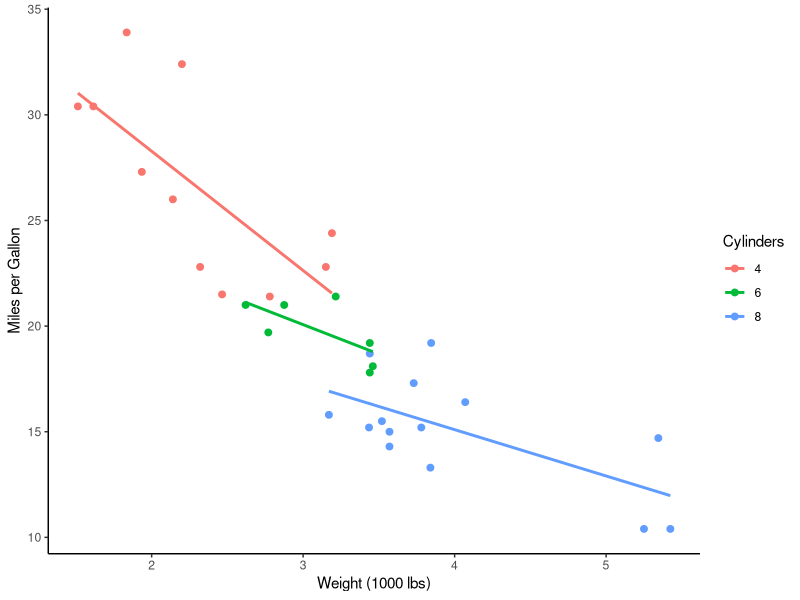
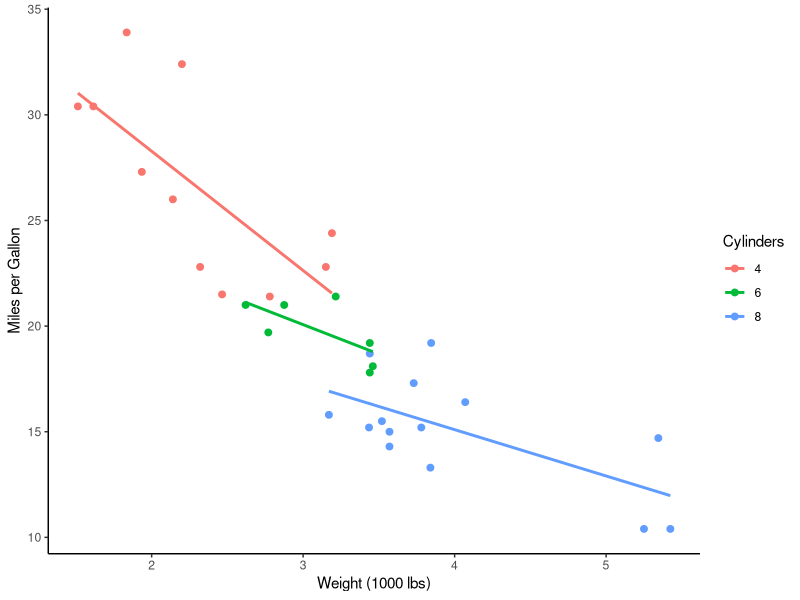
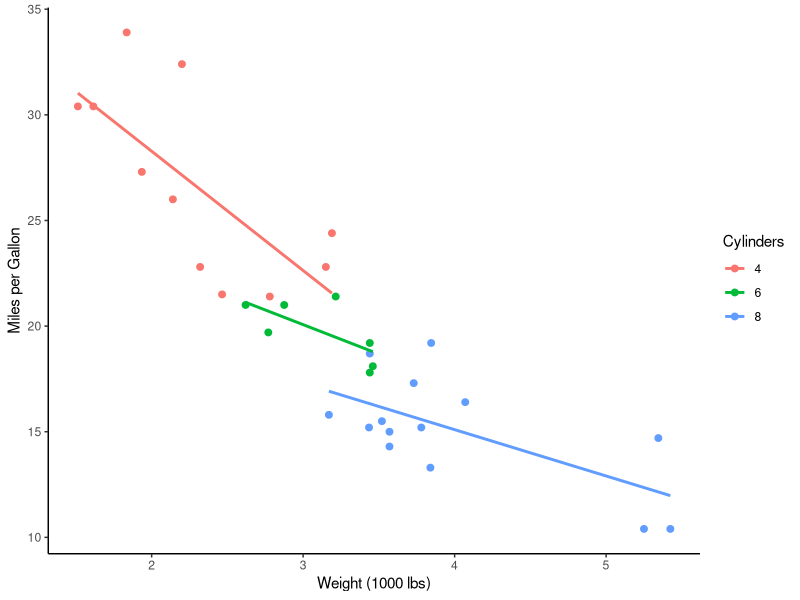
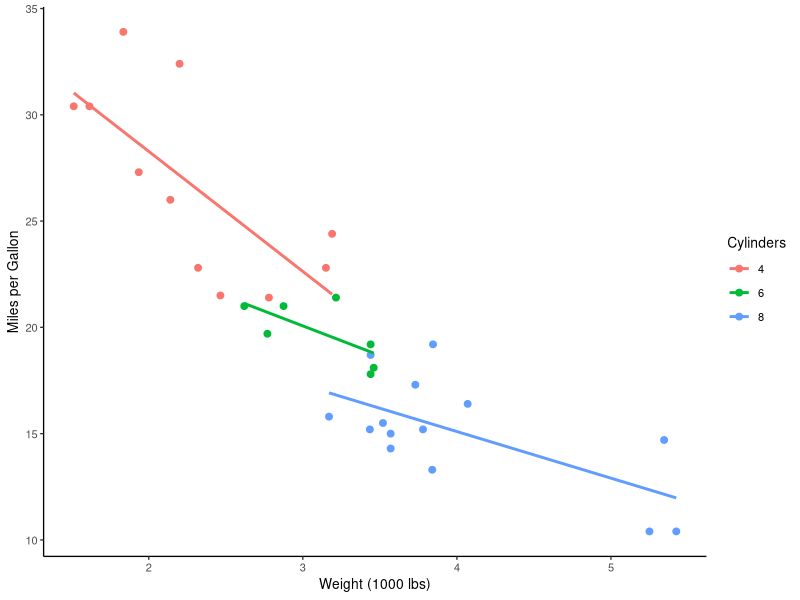
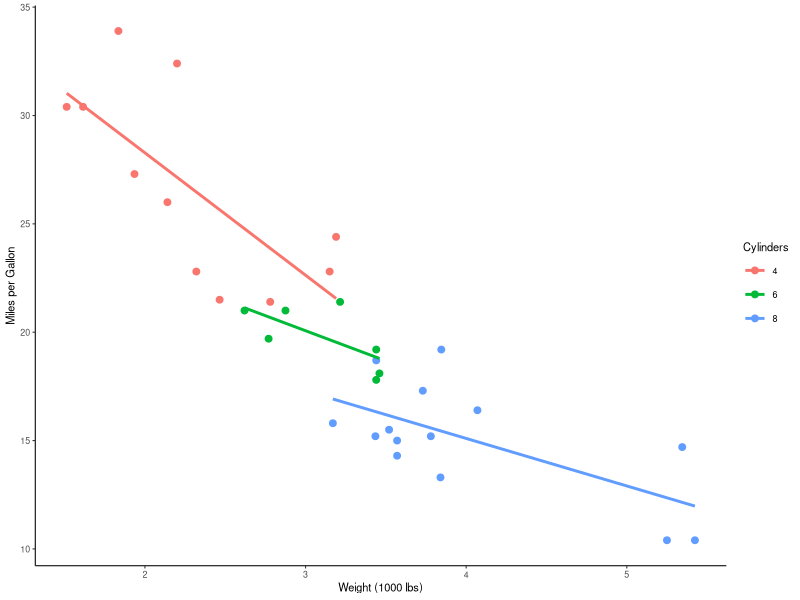
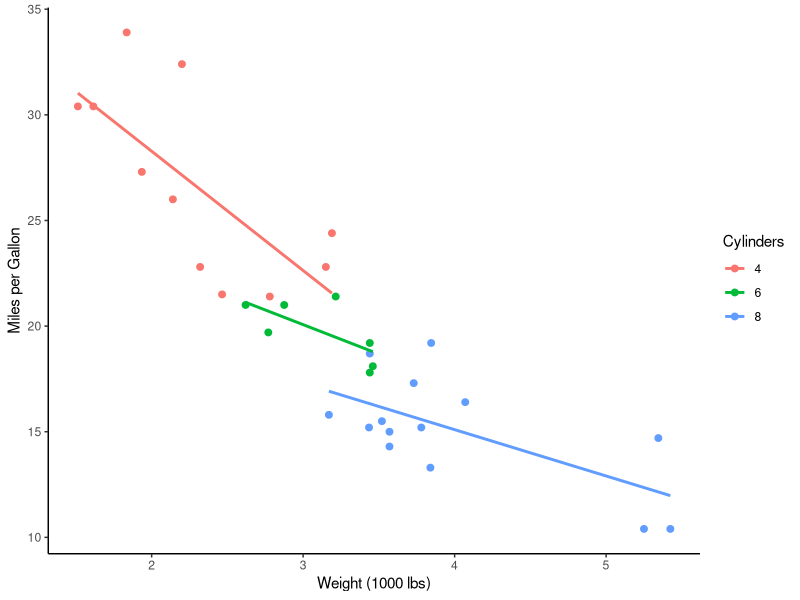
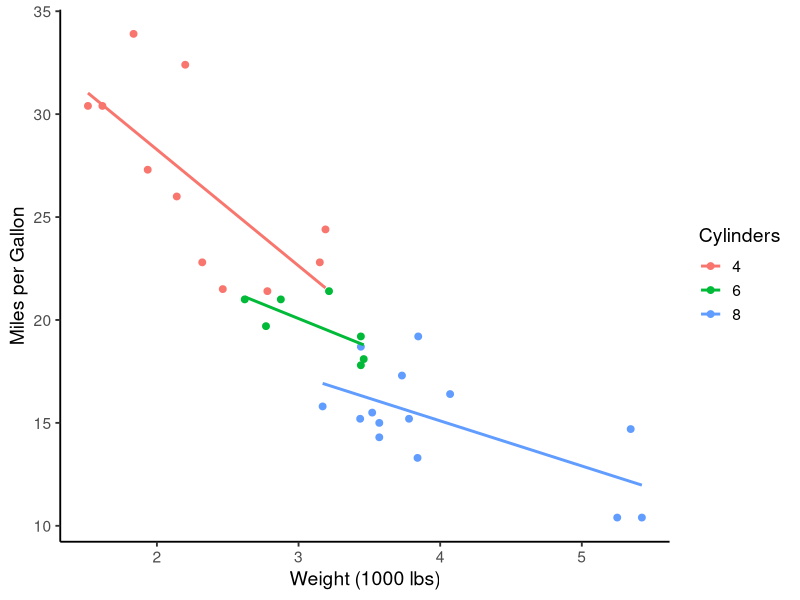
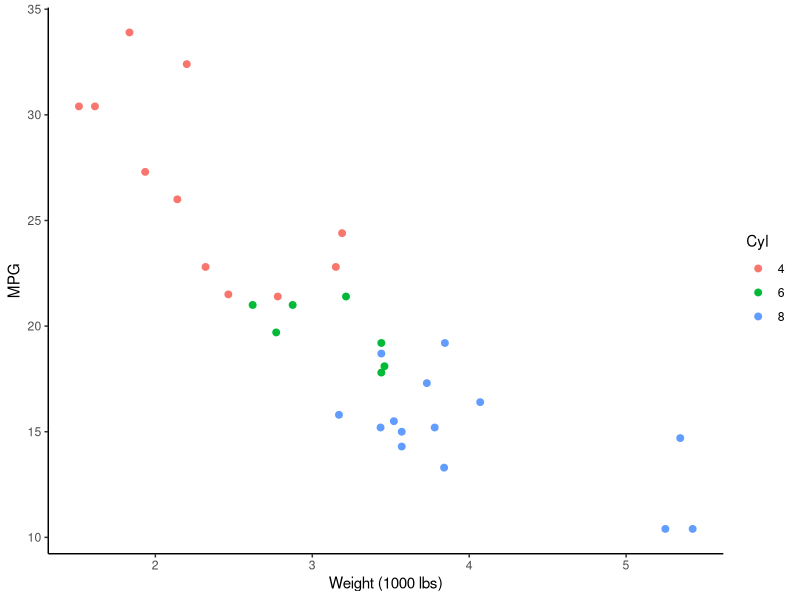

Reproduce these figures in R, in order.
## ---- chunk 1
#| label: setup-sizing
#| echo: false
#| eval: true
#| message: false
#| warning: false

library(ggplot2)
library(patchwork)

# Create the base plot used throughout
p <- ggplot(mtcars, aes(wt, mpg, color = factor(cyl))) +

  geom_point(size = 2) +
  geom_smooth(method = "lm", se = FALSE) +
  labs(x = "Weight (1000 lbs)", y = "Miles per Gallon",
       color = "Cylinders") +
  theme_classic()
## ---- chunk 2
#| label: sizing-demo-generate
#| echo: false
#| eval: true
#| output: false

# Save at different sizes to demonstrate the effect
ggsave("sources/sizing_small.svg", p, width = 3.5, height = 3)
ggsave("sources/sizing_large.svg", p, width = 7, height = 6)
## ---- chunk 3
#| label: sizing-journal-demo
#| echo: false
#| eval: true

library(ggplot2)

# Create your plot with default theme
p <- ggplot(mtcars, aes(wt, mpg, color = factor(cyl))) +
  geom_point(size = 2) +
  geom_smooth(method = "lm", se = FALSE) +
  labs(x = "Weight (1000 lbs)", y = "Miles per Gallon",
       color = "Cylinders") +
  theme_classic()

# STEP 1: Save at journal single-column width (3.5 inches)
# Text will appear appropriately large!
ggsave("figure1.svg", p, width = 3.5, height = 3)

# STEP 2: If text still too small/large, adjust base_size
p2 <- p + theme_classic(base_size = 10)  # Slightly smaller base
ggsave("figure1_v2.svg", p2, width = 3.5, height = 3)
## ---- chunk 4
#| label: base-size-demo-generate
#| echo: false
#| eval: true
#| output: false

# Save with different base_size values
ggsave("sources/sizing_base8.svg", p + theme_classic(base_size = 8), width = 3.5, height = 3)
ggsave("sources/sizing_base11.svg", p + theme_classic(base_size = 11), width = 3.5, height = 3)
ggsave("sources/sizing_base14.svg", p + theme_classic(base_size = 14), width = 3.5, height = 3)
## ---- chunk 5
#| label: sizing-manual-generate
#| echo: false
#| eval: true
#| output: false

# Without manual theme adjustments
p_default <- ggplot(mtcars, aes(wt, mpg, color = factor(cyl))) +
  geom_point(size = 2) +
  labs(x = "Weight (1000 lbs)", y = "MPG", color = "Cyl") +
  theme_classic(base_size = 11)

# With manual theme adjustments
p_custom <- p_default +
  theme(
    axis.title = element_text(size = 14, face = "bold"),
    axis.text = element_text(size = 12),
    legend.title = element_text(size = 12, face = "bold"),
    legend.text = element_text(size = 11)
  )

ggsave("sources/sizing_default_theme.svg", p_default, width = 4, height = 3)
ggsave("sources/sizing_custom_theme.svg", p_custom, width = 4, height = 3)
